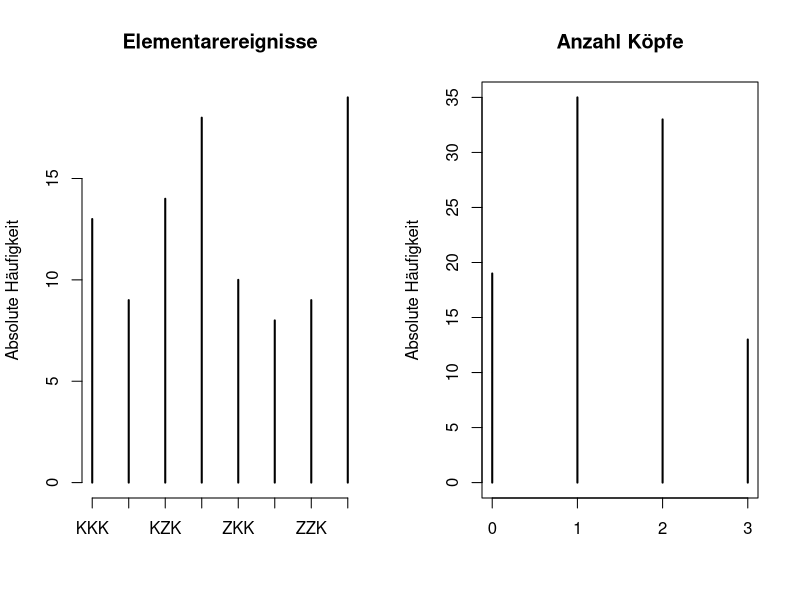

Here is the R script that generated this plot:
n        <- 96
index    <- sample(1:8, 100, replace=T)
par(mfrow=c(1,2))
wuerfel3 <- c("KKK","KKZ","KZK","KZZ","ZKK","ZKZ","ZZK","ZZZ")
wuerfel3[index]
plot(table(wuerfel3[index]), main="Elementarereignisse",
		 ylab="Absolute Häufigkeit")
koepfe <- c(3, 2, 2, 1, 2, 1, 1, 0)
koepfe[index]
plot(table(koepfe[index]), main="Anzahl Köpfe",
		 ylab="Absolute Häufigkeit")
